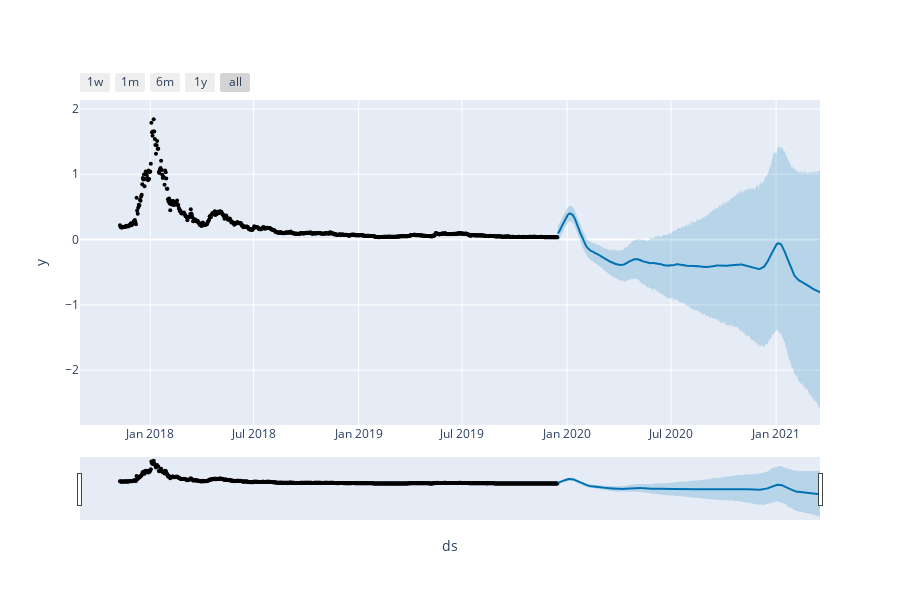

The cell this chart's notebook holds for it:
### Code cell
# creat interactive chart
from prophet.plot import plot_plotly
plot_plotly(close, yhat)

### Figure 1 — Plotly figure (JSON) as saved in the notebook; plotly's stock layout.template omitted (floating-point values rounded to 4 significant figures; data arrays with more than 128 entries replaced by an {"elided": "..."} marker saying what was removed)
{"data": [{"marker": {"color": "black", "size": 4}, "mode": "markers", "name": "Actual", "type": "scatter", "x": {"elided": "767 str values"}, "y": {"elided": "767 float values"}}, {"hoverinfo": "skip", "line": {"width": 0}, "mode": "lines", "type": "scatter", "x": {"elided": "460 str values"}, "y": {"elided": "460 float values"}}, {"fill": "tonexty", "fillcolor": "rgba(0, 114, 178, 0.2)", "line": {"color": "#0072B2", "width": 2}, "mode": "lines", "name": "Predicted", "type": "scatter", "x": {"elided": "460 str values"}, "y": {"elided": "460 float values"}}, {"fill": "tonexty", "fillcolor": "rgba(0, 114, 178, 0.2)", "hoverinfo": "skip", "line": {"width": 0}, "mode": "lines", "type": "scatter", "x": {"elided": "460 str values"}, "y": {"elided": "460 float values"}}], "layout": {"height": 600, "showlegend": false, "width": 900, "xaxis": {"rangeselector": {"buttons": [{"count": 7, "label": "1w", "step": "day", "stepmode": "backward"}, {"count": 1, "label": "1m", "step": "month", "stepmode": "backward"}, {"count": 6, "label": "6m", "step": "month", "stepmode": "backward"}, {"count": 1, "label": "1y", "step": "year", "stepmode": "backward"}, {"step": "all"}]}, "rangeslider": {"visible": true}, "title": {"text": "ds"}, "type": "date"}, "yaxis": {"title": {"text": "y"}}}}
